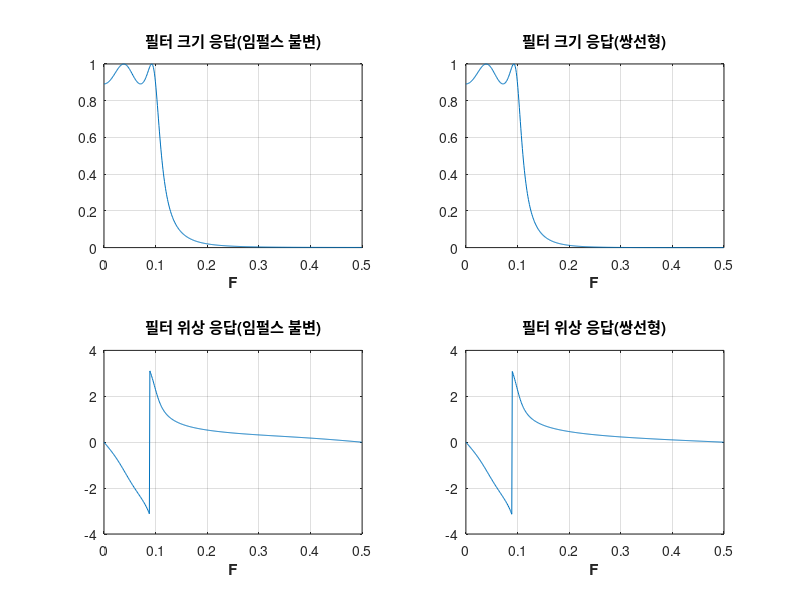

Write MATLAB code to recreate this figure.
close all; % 모든 생성된 창을 닫음
clear; % 열려있는 작업영역(workspace)을 모두비움
clc; % 명령(command) 창을 비움
Ts=1; fs=1/Ts; % 샘플링 주기와 샘플링 주파수
Ap=1; % 통과 대역 감쇠
As=20; % 저지 대역 감쇠
wp_d=0.2*pi; % 디지털 통과 대역 경계 주파수
ws_d=0.3*pi; % 디지털 저지 대역 경계 주파수

% 아날로그 체비셰프 I형 필터 + 임펄스 불변 변환
wp_a=wp_d*fs; % 아날로그 통과대역 경계주파수
ws_a=ws_d*fs; % 아날로그 저지대역 경계주파수
[N,wc]=cheb1ord(wp_a,ws_a,Ap,As,'s'); % 필터 차수 및 차단 주파수 계산
[num_a,den_a]=cheby1(N,Ap,wc,'s'); % 아날로그 필터 전달 함수 H(s) 계산
[num_d,den_d]=impinvar(num_a,den_a); % 디지털 필터 전달 함수 H(z) 계산
[Hz,w]=freqz(num_d,den_d); % 필터 주파수 응답 계산
% 아날로그 체비셰프 I형 필터 + 쌍선형 변환
wp=(2/Ts)*tan(wp_d/2); % 통과 대역 경계 주파수 미리 휨
ws=(2/Ts)*tan(ws_d/2); % 저지 대역 경계 주파수 미리 휨
[N2,wc2]=cheb1ord(wp,ws,Ap,As,'s'); % 필터 차수 및 차단 주파수 계산
[num_a2,den_a2]=cheby1(N2,Ap,wc2,'s'); % 아날로그 필터 전달 함수 H(s) 계산
[num_d2,den_d2]=bilinear(num_a2, den_a2,fs); % 디지털 필터 전달 함수 H(z) 계산
Hz2=freqz(num_d2,den_d2); % 필터 주파수 응답 계산

subplot(2,2,1); % 2행 2열 분할 그림 창의 1번 창
plot(w/(2*pi),abs(Hz)); axis([0 0.5 0 1]); % 크기 응답(임펄스 불변)을 그림
title('\bf{필터 크기 응답(임펄스 불변)}'); % 그림 제목
xlabel('\bf{F}'); grid on; % x축 라벨 및 그리드 표시
subplot(2,2,3); % 2행 2열 분할 그림 창의 3번 창
plot(w/(2*pi),angle(Hz)); axis([0 0.5 -4 4]); % 위상 응답(임펄스 불변)을 그림
title('\bf{필터 위상 응답(임펄스 불변)}'); % 그림 제목
xlabel('\bf{F}'); grid on; % x축 라벨 및 그리드 표시
subplot(2,2,2); % 2행 2열 분할 그림 창의 2번 창
plot(w/(2*pi),abs(Hz2)); axis([0 0.5 0 1]); % 크기 응답(쌍선형)을 그림
title('\bf{필터 크기 응답(쌍선형)}'); % 그림 제목
xlabel('\bf{F}'); grid on; % x축 라벨 및 그리드 표시
subplot(2,2,4); % 2행 2열 분할 그림 창의 4번 창
plot(w/(2*pi),angle(Hz2)); axis([0 0.5 -4 4]); % 위상 응답(쌍선형)을 그림
title('\bf{필터 위상 응답(쌍선형)}'); % 그림 제목
xlabel('\bf{F}'); grid on; % x축 라벨 및 그리드 표시